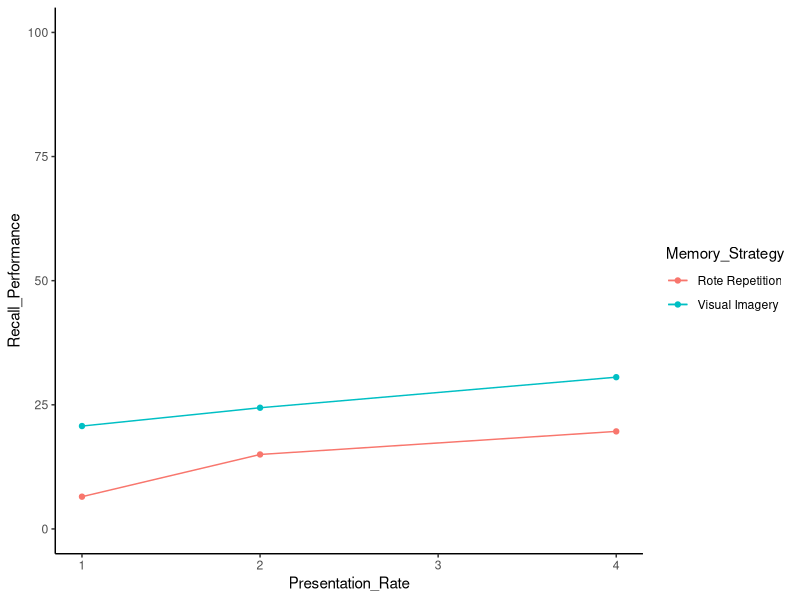

Recreate this plot in R.
## ---- chunk 1
# import Recall_Data.csv and plot the effect of Memory Strategy and
# Presentation Rate on Recall Performance
## ---- chunk 2
#| eval: true
#| message: false

# load packages
library(readr)
library(dplyr)
library(tidyr)
library(ggplot2)
library(here)

# import data
recall_data <- read_csv(here("data/Recall_Data.csv"))

# plot data
ggplot(recall_data, aes(x = Presentation_Rate, y = Recall_Performance, 
                        color = Memory_Strategy, group = Memory_Strategy)) +
  stat_summary(fun.data = mean_cl_normal, geom = "errorbar", width = .25) +
  stat_summary(fun = mean, geom = "line") +
  stat_summary(fun = mean, geom = "point") +
  coord_cartesian(ylim = c(0, 100)) +
  theme_classic()
